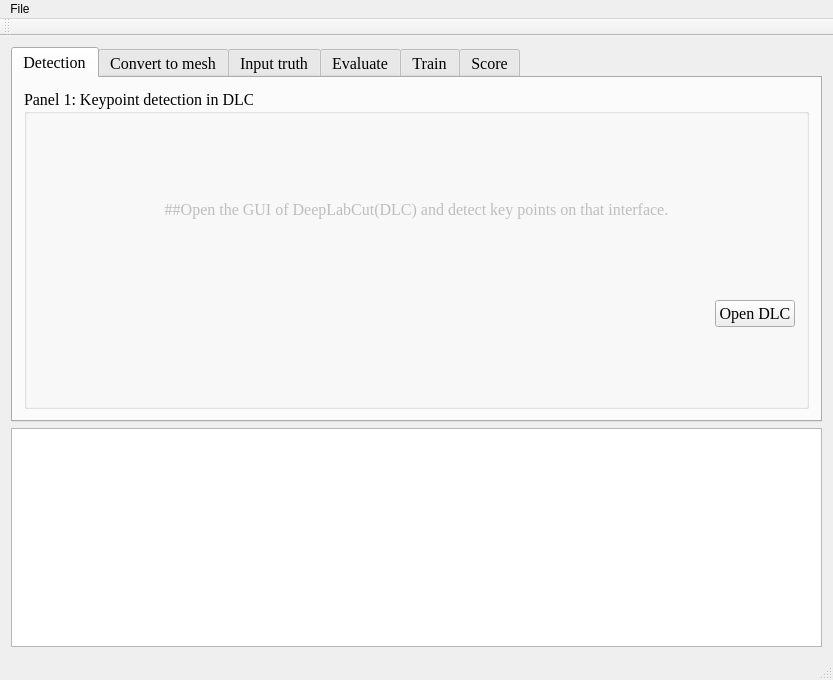
<?xml version="1.0" encoding="UTF-8"?>
<ui version="4.0">
 <class>LShapeAnalyser_singleClass</class>
 <widget class="QMainWindow" name="LShapeAnalyser_singleClass">
  <property name="geometry">
   <rect>
    <x>0</x>
    <y>0</y>
    <width>833</width>
    <height>680</height>
   </rect>
  </property>
  <property name="windowTitle">
   <string>LShapeAnalyser_single</string>
  </property>
  <widget class="QWidget" name="centralWidget">
   <layout class="QVBoxLayout" name="verticalLayout">
    <item>
     <widget class="QTabWidget" name="tabWidget">
      <property name="sizePolicy">
       <sizepolicy hsizetype="MinimumExpanding" vsizetype="MinimumExpanding">
        <horstretch>0</horstretch>
        <verstretch>0</verstretch>
       </sizepolicy>
      </property>
      <property name="font">
       <font>
        <family>Times New Roman</family>
        <pointsize>12</pointsize>
       </font>
      </property>
      <property name="currentIndex">
       <number>0</number>
      </property>
      <widget class="QWidget" name="detectionTab">
       <attribute name="title">
        <string>Detection</string>
       </attribute>
       <layout class="QVBoxLayout" name="verticalLayout_2">
        <item>
         <widget class="QGroupBox" name="Panel_1">
          <property name="title">
           <string>Panel 1: Keypoint detection in DLC</string>
          </property>
          <layout class="QVBoxLayout" name="verticalLayout_3">
           <item>
            <widget class="QLabel" name="detectionLabel">
             <property name="enabled">
              <bool>false</bool>
             </property>
             <property name="sizePolicy">
              <sizepolicy hsizetype="MinimumExpanding" vsizetype="Maximum">
               <horstretch>0</horstretch>
               <verstretch>0</verstretch>
              </sizepolicy>
             </property>
             <property name="text">
              <string>##Open the GUI of DeepLabCut(DLC) and detect key points on that interface.</string>
             </property>
             <property name="alignment">
              <set>Qt::AlignCenter</set>
             </property>
             <property name="wordWrap">
              <bool>true</bool>
             </property>
            </widget>
           </item>
           <item>
            <widget class="QPushButton" name="openDLCButton">
             <property name="sizePolicy">
              <sizepolicy hsizetype="Maximum" vsizetype="Maximum">
               <horstretch>0</horstretch>
               <verstretch>0</verstretch>
              </sizepolicy>
             </property>
             <property name="layoutDirection">
              <enum>Qt::RightToLeft</enum>
             </property>
             <property name="text">
              <string>Open DLC</string>
             </property>
            </widget>
           </item>
          </layout>
         </widget>
        </item>
       </layout>
      </widget>
      <widget class="QWidget" name="convertToMeshTab">
       <attribute name="title">
        <string>Convert to mesh</string>
       </attribute>
       <layout class="QVBoxLayout" name="verticalLayout_4">
        <item>
         <widget class="QGroupBox" name="Panel_2">
          <property name="title">
           <string>Panel 2: Convert to mesh with same topology progress</string>
          </property>
          <layout class="QGridLayout" name="gridLayout">
           <item row="6" column="1" colspan="4">
            <widget class="QLabel" name="convertToMeshLabel">
             <property name="enabled">
              <bool>false</bool>
             </property>
             <property name="sizePolicy">
              <sizepolicy hsizetype="Maximum" vsizetype="Maximum">
               <horstretch>0</horstretch>
               <verstretch>0</verstretch>
              </sizepolicy>
             </property>
             <property name="text">
              <string>##Set parameters to convert depth images to mesh.</string>
             </property>
            </widget>
           </item>
           <item row="0" column="0" rowspan="2" colspan="3">
            <widget class="QGroupBox" name="groupBox">
             <property name="font">
              <font>
               <weight>75</weight>
               <bold>true</bold>
              </font>
             </property>
             <property name="title">
              <string>Calibration parameters</string>
             </property>
             <layout class="QGridLayout" name="gridLayout_2">
              <item row="0" column="0">
               <widget class="QLabel" name="fx">
                <property name="sizePolicy">
                 <sizepolicy hsizetype="Maximum" vsizetype="Maximum">
                  <horstretch>0</horstretch>
                  <verstretch>0</verstretch>
                 </sizepolicy>
                </property>
                <property name="text">
                 <string>fx</string>
                </property>
               </widget>
              </item>
              <item row="0" column="1">
               <widget class="QLineEdit" name="fxLineEdit">
                <property name="sizePolicy">
                 <sizepolicy hsizetype="Maximum" vsizetype="Maximum">
                  <horstretch>0</horstretch>
                  <verstretch>0</verstretch>
                 </sizepolicy>
                </property>
                <property name="text">
                 <string>364.032</string>
                </property>
                <property name="alignment">
                 <set>Qt::AlignCenter</set>
                </property>
               </widget>
              </item>
              <item row="0" column="2">
               <widget class="QLabel" name="cx">
                <property name="sizePolicy">
                 <sizepolicy hsizetype="Maximum" vsizetype="Maximum">
                  <horstretch>0</horstretch>
                  <verstretch>0</verstretch>
                 </sizepolicy>
                </property>
                <property name="text">
                 <string>cx</string>
                </property>
               </widget>
              </item>
              <item row="0" column="3">
               <widget class="QLineEdit" name="cxLineEdit">
                <property name="sizePolicy">
                 <sizepolicy hsizetype="Maximum" vsizetype="Maximum">
                  <horstretch>0</horstretch>
                  <verstretch>0</verstretch>
                 </sizepolicy>
                </property>
                <property name="text">
                 <string>258.891</string>
                </property>
                <property name="alignment">
                 <set>Qt::AlignCenter</set>
                </property>
               </widget>
              </item>
              <item row="1" column="0">
               <widget class="QLabel" name="fy">
                <property name="sizePolicy">
                 <sizepolicy hsizetype="Maximum" vsizetype="Maximum">
                  <horstretch>0</horstretch>
                  <verstretch>0</verstretch>
                 </sizepolicy>
                </property>
                <property name="text">
                 <string>fy</string>
                </property>
               </widget>
              </item>
              <item row="1" column="1">
               <widget class="QLineEdit" name="fyLineEdit">
                <property name="sizePolicy">
                 <sizepolicy hsizetype="Maximum" vsizetype="Maximum">
                  <horstretch>0</horstretch>
                  <verstretch>0</verstretch>
                 </sizepolicy>
                </property>
                <property name="text">
                 <string>364.032</string>
                </property>
                <property name="alignment">
                 <set>Qt::AlignCenter</set>
                </property>
               </widget>
              </item>
              <item row="1" column="2">
               <widget class="QLabel" name="cy">
                <property name="sizePolicy">
                 <sizepolicy hsizetype="Maximum" vsizetype="Maximum">
                  <horstretch>0</horstretch>
                  <verstretch>0</verstretch>
                 </sizepolicy>
                </property>
                <property name="text">
                 <string>cy</string>
                </property>
               </widget>
              </item>
              <item row="1" column="3">
               <widget class="QLineEdit" name="cyLineEdit">
                <property name="sizePolicy">
                 <sizepolicy hsizetype="Maximum" vsizetype="Maximum">
                  <horstretch>0</horstretch>
                  <verstretch>0</verstretch>
                 </sizepolicy>
                </property>
                <property name="text">
                 <string>209.32</string>
                </property>
                <property name="alignment">
                 <set>Qt::AlignCenter</set>
                </property>
               </widget>
              </item>
             </layout>
            </widget>
           </item>
           <item row="0" column="3">
            <widget class="QLabel" name="downLvLabel">
             <property name="sizePolicy">
              <sizepolicy hsizetype="Maximum" vsizetype="Maximum">
               <horstretch>0</horstretch>
               <verstretch>0</verstretch>
              </sizepolicy>
             </property>
             <property name="font">
              <font>
               <family>Times New Roman</family>
               <pointsize>12</pointsize>
               <weight>75</weight>
               <bold>true</bold>
              </font>
             </property>
             <property name="text">
              <string>Downsample level</string>
             </property>
            </widget>
           </item>
           <item row="0" column="4">
            <widget class="QSpinBox" name="downLvSpinBox">
             <property name="sizePolicy">
              <sizepolicy hsizetype="Maximum" vsizetype="Maximum">
               <horstretch>0</horstretch>
               <verstretch>0</verstretch>
              </sizepolicy>
             </property>
             <property name="alignment">
              <set>Qt::AlignRight|Qt::AlignTrailing|Qt::AlignVCenter</set>
             </property>
             <property name="suffix">
              <string/>
             </property>
             <property name="value">
              <number>4</number>
             </property>
            </widget>
           </item>
           <item row="1" column="3">
            <widget class="QPushButton" name="startConvertButton">
             <property name="sizePolicy">
              <sizepolicy hsizetype="Maximum" vsizetype="Maximum">
               <horstretch>0</horstretch>
               <verstretch>0</verstretch>
              </sizepolicy>
             </property>
             <property name="text">
              <string>Start convert</string>
             </property>
            </widget>
           </item>
           <item row="1" column="4">
            <widget class="QPushButton" name="cancelConvertButton">
             <property name="sizePolicy">
              <sizepolicy hsizetype="Maximum" vsizetype="Maximum">
               <horstretch>0</horstretch>
               <verstretch>0</verstretch>
              </sizepolicy>
             </property>
             <property name="text">
              <string>Cancel</string>
             </property>
            </widget>
           </item>
           <item row="5" column="0" colspan="5">
            <widget class="QProgressBar" name="convertProgressBar">
             <property name="sizePolicy">
              <sizepolicy hsizetype="MinimumExpanding" vsizetype="Maximum">
               <horstretch>0</horstretch>
               <verstretch>0</verstretch>
              </sizepolicy>
             </property>
             <property name="value">
              <number>0</number>
             </property>
            </widget>
           </item>
          </layout>
         </widget>
        </item>
       </layout>
      </widget>
      <widget class="QWidget" name="InputTruthTab">
       <attribute name="title">
        <string>Input truth</string>
       </attribute>
       <layout class="QVBoxLayout" name="verticalLayout_5">
        <item>
         <widget class="QGroupBox" name="Panel_3">
          <property name="title">
           <string>Panel 3: Input ground truth value</string>
          </property>
          <layout class="QGridLayout" name="gridLayout_3">
           <item row="0" column="1">
            <widget class="QPushButton" name="loadTruthButton">
             <property name="sizePolicy">
              <sizepolicy hsizetype="Maximum" vsizetype="Maximum">
               <horstretch>0</horstretch>
               <verstretch>0</verstretch>
              </sizepolicy>
             </property>
             <property name="text">
              <string>Load</string>
             </property>
            </widget>
           </item>
           <item row="1" column="1">
            <widget class="QPushButton" name="importTruthButton">
             <property name="sizePolicy">
              <sizepolicy hsizetype="Maximum" vsizetype="Maximum">
               <horstretch>0</horstretch>
               <verstretch>0</verstretch>
              </sizepolicy>
             </property>
             <property name="text">
              <string>Import</string>
             </property>
            </widget>
           </item>
           <item row="2" column="1">
            <widget class="QPushButton" name="resetTruthButton">
             <property name="sizePolicy">
              <sizepolicy hsizetype="Maximum" vsizetype="Maximum">
               <horstretch>0</horstretch>
               <verstretch>0</verstretch>
              </sizepolicy>
             </property>
             <property name="text">
              <string>Reset</string>
             </property>
            </widget>
           </item>
           <item row="3" column="1">
            <widget class="QPushButton" name="saveTruthButton">
             <property name="sizePolicy">
              <sizepolicy hsizetype="Maximum" vsizetype="Maximum">
               <horstretch>0</horstretch>
               <verstretch>0</verstretch>
              </sizepolicy>
             </property>
             <property name="text">
              <string>Save</string>
             </property>
            </widget>
           </item>
           <item row="0" column="0" rowspan="4">
            <widget class="QTableWidget" name="truthTable">
             <property name="sizePolicy">
              <sizepolicy hsizetype="Preferred" vsizetype="Preferred">
               <horstretch>0</horstretch>
               <verstretch>0</verstretch>
              </sizepolicy>
             </property>
             <property name="font">
              <font>
               <family>Times New Roman</family>
               <pointsize>12</pointsize>
              </font>
             </property>
            </widget>
           </item>
           <item row="5" column="0" colspan="2">
            <widget class="QLabel" name="inputTruthLabel">
             <property name="enabled">
              <bool>false</bool>
             </property>
             <property name="sizePolicy">
              <sizepolicy hsizetype="MinimumExpanding" vsizetype="Maximum">
               <horstretch>0</horstretch>
               <verstretch>0</verstretch>
              </sizepolicy>
             </property>
             <property name="text">
              <string>##Enter or import the ground truth in the second column.</string>
             </property>
             <property name="alignment">
              <set>Qt::AlignCenter</set>
             </property>
             <property name="wordWrap">
              <bool>true</bool>
             </property>
            </widget>
           </item>
          </layout>
         </widget>
        </item>
       </layout>
      </widget>
      <widget class="QWidget" name="evaluateTab">
       <attribute name="title">
        <string>Evaluate</string>
       </attribute>
       <layout class="QVBoxLayout" name="verticalLayout_6">
        <item>
         <widget class="QGroupBox" name="Panle_4">
          <property name="title">
           <string>Panel 4: Evaluate accuracy</string>
          </property>
          <layout class="QGridLayout" name="gridLayout_4">
           <item row="0" column="0" rowspan="5">
            <widget class="QTableWidget" name="evaluateAccTable">
             <property name="sizePolicy">
              <sizepolicy hsizetype="MinimumExpanding" vsizetype="MinimumExpanding">
               <horstretch>0</horstretch>
               <verstretch>0</verstretch>
              </sizepolicy>
             </property>
            </widget>
           </item>
           <item row="0" column="1">
            <widget class="QLabel" name="testTimesLabel">
             <property name="sizePolicy">
              <sizepolicy hsizetype="Maximum" vsizetype="Maximum">
               <horstretch>0</horstretch>
               <verstretch>0</verstretch>
              </sizepolicy>
             </property>
             <property name="text">
              <string>Test times</string>
             </property>
            </widget>
           </item>
           <item row="0" column="2">
            <widget class="QSpinBox" name="testTimesSpinBox">
             <property name="sizePolicy">
              <sizepolicy hsizetype="Maximum" vsizetype="Maximum">
               <horstretch>0</horstretch>
               <verstretch>0</verstretch>
              </sizepolicy>
             </property>
             <property name="alignment">
              <set>Qt::AlignRight|Qt::AlignTrailing|Qt::AlignVCenter</set>
             </property>
             <property name="minimum">
              <number>1</number>
             </property>
             <property name="maximum">
              <number>9999999</number>
             </property>
            </widget>
           </item>
           <item row="1" column="1">
            <widget class="QLabel" name="discreIncreLabel">
             <property name="sizePolicy">
              <sizepolicy hsizetype="Maximum" vsizetype="Maximum">
               <horstretch>0</horstretch>
               <verstretch>0</verstretch>
              </sizepolicy>
             </property>
             <property name="text">
              <string>Discretization incre</string>
             </property>
            </widget>
           </item>
           <item row="1" column="2">
            <widget class="QLineEdit" name="discreIncreLineEdit">
             <property name="sizePolicy">
              <sizepolicy hsizetype="Maximum" vsizetype="Maximum">
               <horstretch>0</horstretch>
               <verstretch>0</verstretch>
              </sizepolicy>
             </property>
             <property name="text">
              <string>0.25</string>
             </property>
             <property name="alignment">
              <set>Qt::AlignCenter</set>
             </property>
            </widget>
           </item>
           <item row="2" column="1">
            <widget class="QLabel" name="displayIncreLabel">
             <property name="sizePolicy">
              <sizepolicy hsizetype="Maximum" vsizetype="Maximum">
               <horstretch>0</horstretch>
               <verstretch>0</verstretch>
              </sizepolicy>
             </property>
             <property name="text">
              <string>Display incre</string>
             </property>
            </widget>
           </item>
           <item row="2" column="2">
            <widget class="QLineEdit" name="displayIncreLineEdit">
             <property name="sizePolicy">
              <sizepolicy hsizetype="Maximum" vsizetype="Maximum">
               <horstretch>0</horstretch>
               <verstretch>0</verstretch>
              </sizepolicy>
             </property>
             <property name="text">
              <string>0.25</string>
             </property>
             <property name="alignment">
              <set>Qt::AlignCenter</set>
             </property>
            </widget>
           </item>
           <item row="3" column="1">
            <widget class="QLabel" name="lowerLimitTabel">
             <property name="sizePolicy">
              <sizepolicy hsizetype="Maximum" vsizetype="Maximum">
               <horstretch>0</horstretch>
               <verstretch>0</verstretch>
              </sizepolicy>
             </property>
             <property name="text">
              <string>Lower limit</string>
             </property>
            </widget>
           </item>
           <item row="3" column="2">
            <widget class="QLineEdit" name="lowerLimitLineEdit">
             <property name="sizePolicy">
              <sizepolicy hsizetype="Maximum" vsizetype="Maximum">
               <horstretch>0</horstretch>
               <verstretch>0</verstretch>
              </sizepolicy>
             </property>
             <property name="text">
              <string>0</string>
             </property>
             <property name="alignment">
              <set>Qt::AlignCenter</set>
             </property>
            </widget>
           </item>
           <item row="4" column="1">
            <widget class="QLabel" name="upperLimitLabel">
             <property name="sizePolicy">
              <sizepolicy hsizetype="Maximum" vsizetype="Maximum">
               <horstretch>0</horstretch>
               <verstretch>0</verstretch>
              </sizepolicy>
             </property>
             <property name="text">
              <string>Upper limit</string>
             </property>
            </widget>
           </item>
           <item row="4" column="2">
            <widget class="QLineEdit" name="upperLimitLineEdit">
             <property name="sizePolicy">
              <sizepolicy hsizetype="Maximum" vsizetype="Maximum">
               <horstretch>0</horstretch>
               <verstretch>0</verstretch>
              </sizepolicy>
             </property>
             <property name="text">
              <string>9</string>
             </property>
             <property name="alignment">
              <set>Qt::AlignCenter</set>
             </property>
            </widget>
           </item>
           <item row="5" column="0" rowspan="2">
            <widget class="QTextEdit" name="setsDescribeText">
             <property name="sizePolicy">
              <sizepolicy hsizetype="MinimumExpanding" vsizetype="Preferred">
               <horstretch>0</horstretch>
               <verstretch>0</verstretch>
              </sizepolicy>
             </property>
             <property name="readOnly">
              <bool>true</bool>
             </property>
            </widget>
           </item>
           <item row="5" column="1">
            <widget class="QPushButton" name="startEvaluateButton">
             <property name="sizePolicy">
              <sizepolicy hsizetype="Maximum" vsizetype="Maximum">
               <horstretch>0</horstretch>
               <verstretch>0</verstretch>
              </sizepolicy>
             </property>
             <property name="text">
              <string>Start evaluate</string>
             </property>
            </widget>
           </item>
           <item row="5" column="2">
            <widget class="QPushButton" name="cancelEvaluateButton">
             <property name="sizePolicy">
              <sizepolicy hsizetype="Maximum" vsizetype="Maximum">
               <horstretch>0</horstretch>
               <verstretch>0</verstretch>
              </sizepolicy>
             </property>
             <property name="text">
              <string>Cancel</string>
             </property>
            </widget>
           </item>
           <item row="6" column="1" colspan="2">
            <widget class="QProgressBar" name="evaluateProgressBar">
             <property name="sizePolicy">
              <sizepolicy hsizetype="MinimumExpanding" vsizetype="Maximum">
               <horstretch>0</horstretch>
               <verstretch>0</verstretch>
              </sizepolicy>
             </property>
             <property name="value">
              <number>0</number>
             </property>
            </widget>
           </item>
          </layout>
         </widget>
        </item>
       </layout>
      </widget>
      <widget class="QWidget" name="trainTab">
       <attribute name="title">
        <string>Train</string>
       </attribute>
       <layout class="QVBoxLayout" name="verticalLayout_7">
        <item>
         <widget class="QGroupBox" name="Panel_5">
          <property name="title">
           <string>Panel 5: Train a model</string>
          </property>
          <layout class="QVBoxLayout" name="verticalLayout_8">
           <item>
            <widget class="QLabel" name="trainModelLabel">
             <property name="enabled">
              <bool>false</bool>
             </property>
             <property name="sizePolicy">
              <sizepolicy hsizetype="Maximum" vsizetype="Maximum">
               <horstretch>0</horstretch>
               <verstretch>0</verstretch>
              </sizepolicy>
             </property>
             <property name="text">
              <string>##Train an average shape and record the minimum and maximum scores</string>
             </property>
            </widget>
           </item>
           <item>
            <widget class="QCheckBox" name="writeAlignCheckBox">
             <property name="sizePolicy">
              <sizepolicy hsizetype="Maximum" vsizetype="Maximum">
               <horstretch>0</horstretch>
               <verstretch>0</verstretch>
              </sizepolicy>
             </property>
             <property name="layoutDirection">
              <enum>Qt::RightToLeft</enum>
             </property>
             <property name="text">
              <string>Write the aligned meshes</string>
             </property>
             <property name="checked">
              <bool>true</bool>
             </property>
            </widget>
           </item>
           <item>
            <widget class="QPushButton" name="trainButton">
             <property name="sizePolicy">
              <sizepolicy hsizetype="Maximum" vsizetype="Maximum">
               <horstretch>0</horstretch>
               <verstretch>0</verstretch>
              </sizepolicy>
             </property>
             <property name="layoutDirection">
              <enum>Qt::RightToLeft</enum>
             </property>
             <property name="text">
              <string>Train</string>
             </property>
            </widget>
           </item>
          </layout>
         </widget>
        </item>
       </layout>
      </widget>
      <widget class="QWidget" name="scoreTab">
       <attribute name="title">
        <string>Score</string>
       </attribute>
       <layout class="QVBoxLayout" name="verticalLayout_9">
        <item>
         <widget class="QGroupBox" name="Panel_6">
          <property name="title">
           <string>Panel 6: Score the animals</string>
          </property>
          <layout class="QGridLayout" name="gridLayout_5">
           <item row="0" column="0">
            <widget class="QPushButton" name="browseDLCButton">
             <property name="sizePolicy">
              <sizepolicy hsizetype="Maximum" vsizetype="Maximum">
               <horstretch>0</horstretch>
               <verstretch>0</verstretch>
              </sizepolicy>
             </property>
             <property name="text">
              <string>Browse</string>
             </property>
            </widget>
           </item>
           <item row="1" column="0">
            <widget class="QPushButton" name="editParaButton">
             <property name="sizePolicy">
              <sizepolicy hsizetype="Maximum" vsizetype="Maximum">
               <horstretch>0</horstretch>
               <verstretch>0</verstretch>
              </sizepolicy>
             </property>
             <property name="text">
              <string>Edit para</string>
             </property>
            </widget>
           </item>
           <item row="0" column="3">
            <widget class="QPushButton" name="scoreButton">
             <property name="sizePolicy">
              <sizepolicy hsizetype="Maximum" vsizetype="Maximum">
               <horstretch>0</horstretch>
               <verstretch>0</verstretch>
              </sizepolicy>
             </property>
             <property name="text">
              <string>Score</string>
             </property>
            </widget>
           </item>
           <item row="1" column="3">
            <widget class="QPushButton" name="exportScoreButton">
             <property name="sizePolicy">
              <sizepolicy hsizetype="Maximum" vsizetype="Maximum">
               <horstretch>0</horstretch>
               <verstretch>0</verstretch>
              </sizepolicy>
             </property>
             <property name="text">
              <string>Export</string>
             </property>
            </widget>
           </item>
           <item row="2" column="0" colspan="4">
            <widget class="QTableWidget" name="scoreResultTable">
             <property name="sizePolicy">
              <sizepolicy hsizetype="Minimum" vsizetype="Minimum">
               <horstretch>0</horstretch>
               <verstretch>0</verstretch>
              </sizepolicy>
             </property>
            </widget>
           </item>
           <item row="0" column="1" rowspan="2" colspan="2">
            <widget class="QLineEdit" name="DLCPathLineEdit">
             <property name="sizePolicy">
              <sizepolicy hsizetype="Minimum" vsizetype="Minimum">
               <horstretch>0</horstretch>
               <verstretch>0</verstretch>
              </sizepolicy>
             </property>
             <property name="alignment">
              <set>Qt::AlignCenter</set>
             </property>
             <property name="placeholderText">
              <string>DLC path</string>
             </property>
            </widget>
           </item>
          </layout>
         </widget>
        </item>
       </layout>
      </widget>
     </widget>
    </item>
    <item>
     <widget class="QTextEdit" name="outputInfoText">
      <property name="sizePolicy">
       <sizepolicy hsizetype="MinimumExpanding" vsizetype="MinimumExpanding">
        <horstretch>0</horstretch>
        <verstretch>0</verstretch>
       </sizepolicy>
      </property>
      <property name="font">
       <font>
        <family>Times New Roman</family>
        <pointsize>12</pointsize>
       </font>
      </property>
      <property name="readOnly">
       <bool>true</bool>
      </property>
     </widget>
    </item>
   </layout>
  </widget>
  <widget class="QMenuBar" name="menuBar">
   <property name="geometry">
    <rect>
     <x>0</x>
     <y>0</y>
     <width>833</width>
     <height>26</height>
    </rect>
   </property>
   <widget class="QMenu" name="menuFile">
    <property name="title">
     <string>File</string>
    </property>
    <addaction name="actionImport"/>
    <addaction name="actionExit"/>
   </widget>
   <addaction name="menuFile"/>
  </widget>
  <widget class="QToolBar" name="mainToolBar">
   <attribute name="toolBarArea">
    <enum>TopToolBarArea</enum>
   </attribute>
   <attribute name="toolBarBreak">
    <bool>false</bool>
   </attribute>
  </widget>
  <widget class="QStatusBar" name="statusBar"/>
  <action name="actionImport">
   <property name="text">
    <string>Import</string>
   </property>
   <property name="font">
    <font>
     <family>Times New Roman</family>
     <pointsize>12</pointsize>
    </font>
   </property>
  </action>
  <action name="actionReturn_Main">
   <property name="text">
    <string>Return Main</string>
   </property>
  </action>
  <action name="actionExit">
   <property name="text">
    <string>Exit</string>
   </property>
   <property name="font">
    <font>
     <family>Times New Roman</family>
     <pointsize>12</pointsize>
    </font>
   </property>
  </action>
 </widget>
 <layoutdefault spacing="6" margin="11"/>
 <resources/>
 <connections/>
</ui>
